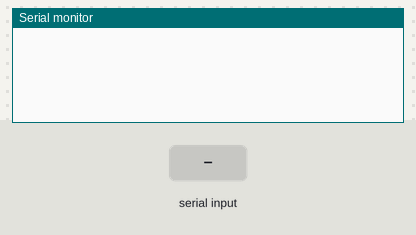
Bench run of a sketch on a simulated Arduino Uno, built with avr-gcc and run on an emulated ATmega328P. Shown: the last lines printed to the serial monitor. The test bench sets the inputs (shaded band).

Above: at 1.2 s.
1.3 s: "90,45\n" received over Serial
At 1.8 s:
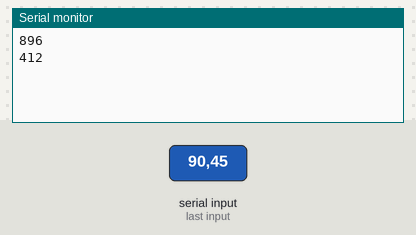
2.8 s: "30,150\n" received over Serial
At 4.2 s:
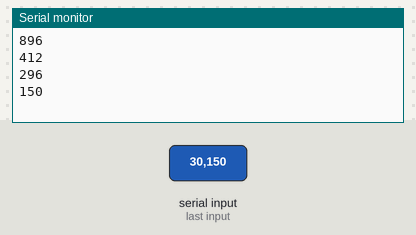
Timing chart, 0 to 5.8 s (numbered marks = the images above; inputs shaded):
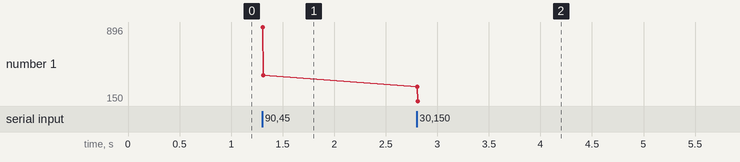

The sketch:

serial_receive.ino
```cpp
char nums[6];
int i = 0;
int val_base, val_end;

void setup(){
   Serial.begin(9600);
}

void loop(){

  if(Serial.available()){
    nums[i] = Serial.read() - '0';
    i++;
    if(i > 5) {
      i = 0;
      val_base = 100 * nums[0] + 10 * nums[1] + 1 * nums[2];
      val_end = 100 * nums[3] + 10 * nums[4] + 1 * nums[5];
      Serial.println(val_base);
      Serial.println(val_end);
    }
  }
}
```

Measured:
- after the input at 1.3 s, the serial monitor: prints a new line at once (image 1)
- after the input at 2.8 s, the serial monitor: prints a new line at once (image 2)
- plotted number 1: 412 → 150 after the input at 2.8 s
